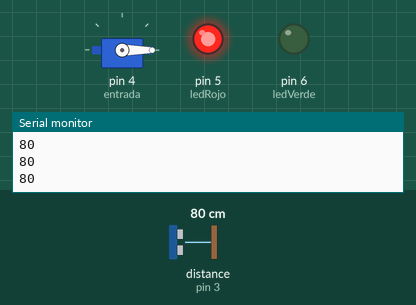
A sketch run on a simulated Arduino Uno, built with avr-gcc and run on an emulated ATmega328P. Shown: servo, output pins drawn as LEDs (lit = HIGH), the last lines printed to the serial monitor. Inputs (shaded band) come from the test bench; at power-on: distance to the obstacle (sensor on pin 3) 80 cm. The echo pulse lasts 58.3 µs per cm; pins used as bus, display or sensor lines are not drawn.

Above: at 1.3 s.
1.4 s: distance to the obstacle (sensor on pin 3) set to 56 cm
3.2 s: distance to the obstacle (sensor on pin 3) set to 47 cm
At 4.5 s:
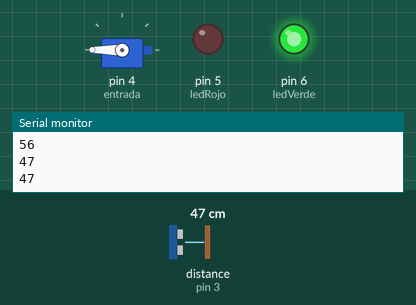
5.5 s: distance to the obstacle (sensor on pin 3) set to 60 cm
At 6.6 s:
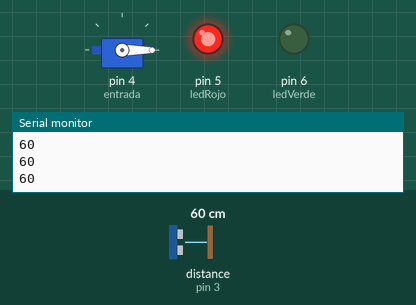
7.5 s: distance to the obstacle (sensor on pin 3) set to 2 cm
At 8.8 s:
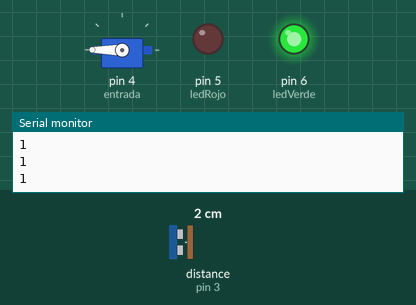
Timing chart, 0 to 10.5 s (numbered marks = the images above; inputs shaded):
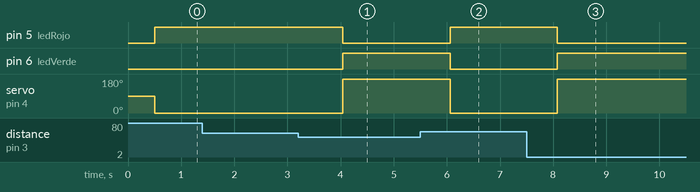

The sketch:

sensor_de_proximidad_y_mini_servomotor1.ino
```cpp
/*
Autor: Roberto Rico Sandoval.
Fille: Sensor de proximidad y miniservomotor.
Date: 01/ 01/ 2023
*/

#include <Servo.h>
Servo entrada;

int disparador = 2;
int eco = 3;
int ledRojo = 5;
int ledVerde = 6;

int distancia;
int tiempo;

void setup()
{

  Serial.begin(9600);
  pinMode(disparador, OUTPUT);
  pinMode(ledRojo, OUTPUT);
  pinMode(ledVerde, OUTPUT);
  pinMode(eco, INPUT);
  entrada.attach(4);
}

void loop()
{

  digitalWrite(disparador, HIGH);
  delay(1);
  digitalWrite(disparador, LOW);
  tiempo = pulseIn(eco, HIGH);
  distancia = tiempo/58.2;
  Serial.println(distancia);
  delay(500);

  if(distancia <= 50){

    entrada.write(180);
    digitalWrite(ledVerde, HIGH);
    digitalWrite(ledRojo, LOW);
  }

  else{

    entrada.write(0);
    digitalWrite(ledRojo, HIGH);
    digitalWrite(ledVerde, LOW);
  }
}
```

Measured:
- the behaviour switches between 51 and 50 cm on distance to the obstacle (sensor on pin 3) (found by bisection; images 0 and 1)
- after the input at 3.2 s, pin 5 (ledRojo): HIGH → LOW after 0.84 s; pin 6 (ledVerde): LOW → HIGH after 0.84 s; servo on pin 4 (entrada): 0° → 180° after 0.84 s
- after the input at 5.5 s, pin 5 (ledRojo): LOW → HIGH after 0.56 s; pin 6 (ledVerde): HIGH → LOW after 0.56 s; servo on pin 4 (entrada): 180° → 0° after 0.56 s
- after the input at 7.5 s, pin 5 (ledRojo): HIGH → LOW after 0.58 s; pin 6 (ledVerde): LOW → HIGH after 0.58 s; servo on pin 4 (entrada): 0° → 180° after 0.58 s
